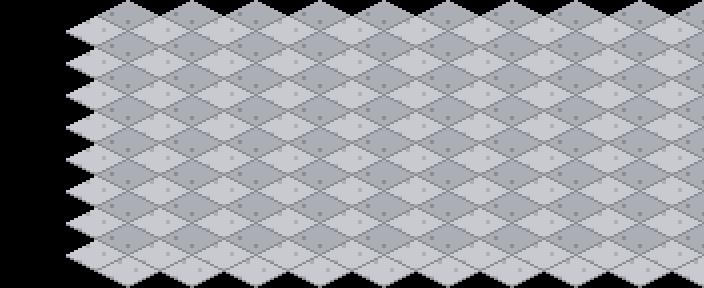

Rendered tile map (Tiled .tmx) drawn with the repository's tilesets; below, a short description and the full map source, tile grids included:
An orthogonal 11x9 tile map with 64x32 px tiles, 1 tile layer (suelo).

<map version="1.10" orientation="orthogonal" renderorder="right-down" width="11" height="9" tilewidth="64" tileheight="32" infinite="0" nextlayerid="2" nextobjectid="1">
 <tileset firstgid="1" name="terreno_mundo" tilewidth="128" tileheight="64" tilecount="203" columns="8">
  <image source="../textures/../textures/terreno_mundo.png" width="1024" height="1664" />
 </tileset>
 <layer id="1" name="suelo" width="11" height="9">
  <data encoding="csv">
0,0,0,0,0,0,0,0,0,0,0,
0,161,161,161,161,161,161,161,161,161,161,
0,161,161,161,161,161,161,161,161,161,161,
0,161,161,161,161,161,161,161,161,161,161,
0,161,161,161,161,161,161,161,161,161,161,
0,161,161,161,161,161,161,161,161,161,161,
0,161,161,161,161,161,161,161,161,161,161,
0,161,161,161,161,161,161,161,161,161,161,
0,161,161,161,161,161,161,161,161,161,161
</data>
 </layer>
</map>
